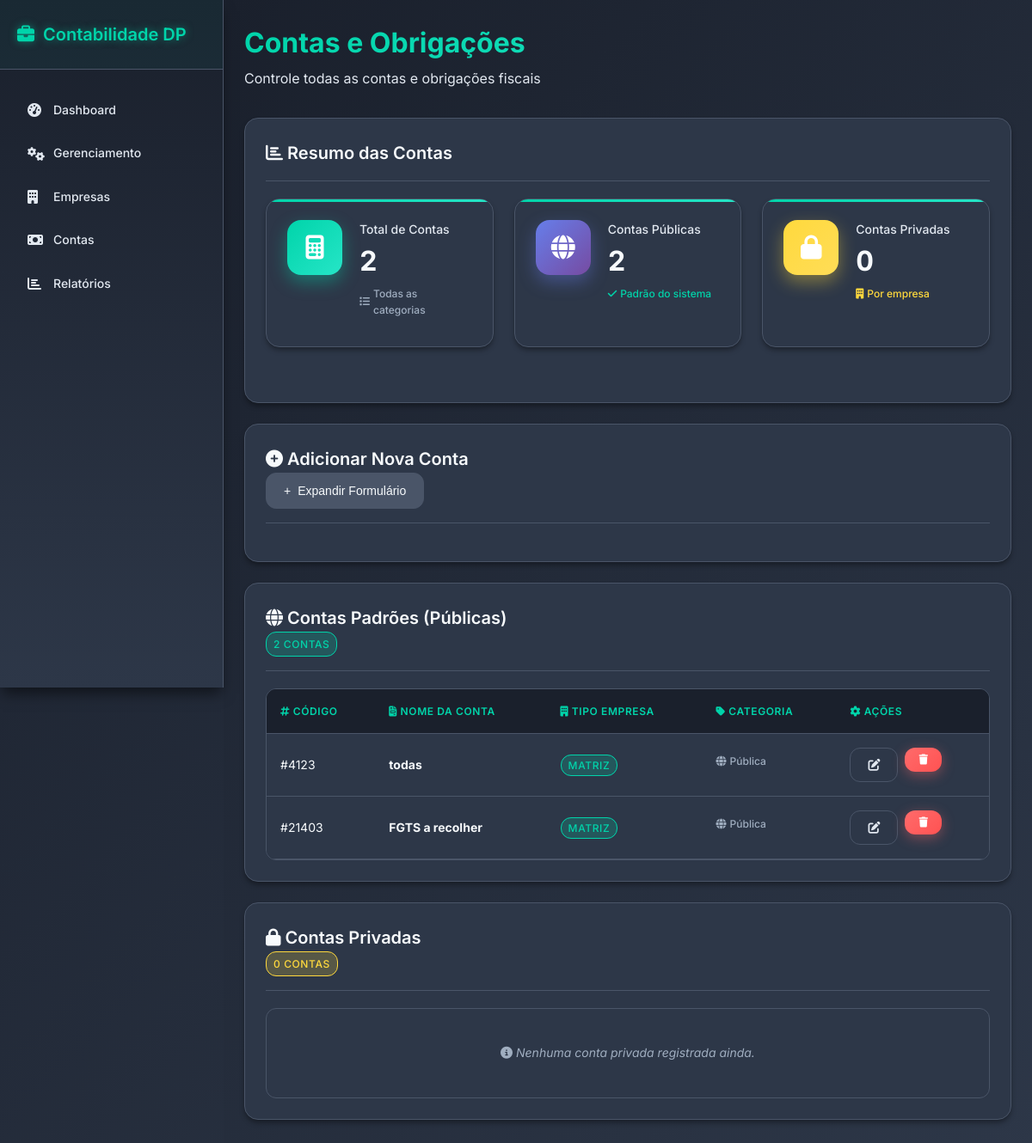
Page /accounts on the earlier database version.
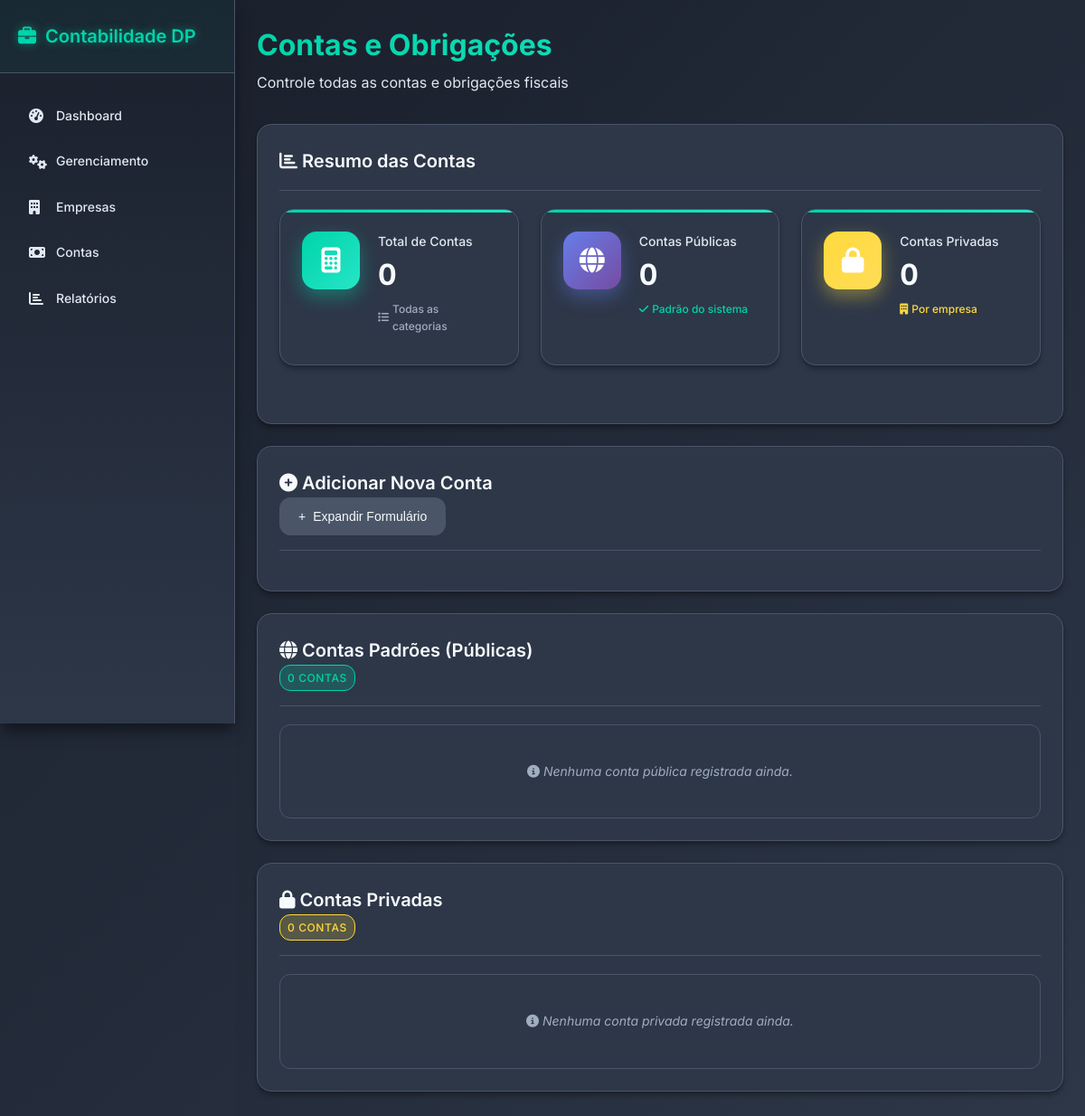
Same page on the later database version.
### tables this page shows
CREATE TABLE contas_modelos (
    id INTEGER PRIMARY KEY AUTOINCREMENT ,
    conta_nome VARCHAR(60) DEFAULT "RANDOM" UNIQUE,
    conta_codigo VARCHAR(10) NOT NULL UNIQUE,
    conta_tipo VARCHAR(15) DEFAULT "MATRIZ"
);

### routes/accounts.py (the view)
@accounts_bp.route("/accounts", methods=["GET"])
def return_page():
    accounts, accounts_privadas = Accounts.return_accounts()
    return render_template("accounts.html", contas=accounts, contas_privadas=accounts_privadas)

### utils/db_comands.py (called while the page is built)
def execute_command(command, value=None):
    conn = sqlite3.connect(CAMINHO_DB, timeout=30, check_same_thread=False)
    conn.row_factory = sqlite3.Row
    conn.execute("PRAGMA journal_mode=WAL;")
    conn.execute("PRAGMA busy_timeout = 5000;")
    cursor = conn.cursor()
    try:
        if value is None:
            cursor.execute(command)
        else:
            cursor.execute(command, value)
        if command.strip().upper().startswith("SELECT"):
            rows = cursor.fetchall()
            return [dict(row) for row in rows]
        else:
            conn.commit()
            return cursor.lastrowid
    finally:
        cursor.close()
        conn.close()

### utils/func_accounts.py (called while the page is built)
    @staticmethod
    def return_accounts():
        contas = execute_command("SELECT * FROM contas_modelos")
        contas_privadas = execute_command("SELECT * FROM contas_privadas")
        return contas, contas_privadas

### templates/accounts.html (shortened to what this page needs)
{% extends "base.html" %}
{% block content %}
<section id="contas" class="tab-content active">
  <div class="page-header">
    <h1>Contas e Obrigações</h1>
    <p>Controle todas as contas e obrigações fiscais</p>
  </div>
  <div class="content-card">
    <div class="card-header"><h3><i class="fas fa-chart-bar"></i> Resumo das Contas</h3></div>
    <div class="dashboard-grid" style="grid-template-columns: repeat(auto-fit, minmax(250px, 1fr));">
      <div class="metric-card">
        <div class="metric-icon contas"><i class="fas fa-calculator"></i></div>
        <div class="metric-content">
          <h3>Total de Contas</h3>
          <div class="metric-value">{{ (contas|length if contas else 0) + (contas_privadas|length if contas_privadas else 0) }}</div>
          <div class="metric-change neutral"><i class="fas fa-list"></i> Todas as categorias</div>
        </div>
      </div>
      <div class="metric-card">
        <div class="metric-icon empresas"><i class="fas fa-globe"></i></div>
        <div class="metric-content">
          <h3>Contas Públicas</h3>
          <div class="metric-value">{{ contas|length if contas else 0 }}</div>
          <div class="metric-change positive"><i class="fas fa-check"></i> Padrão do sistema</div>
        </div>
      </div>
      <div class="metric-card">
        <div class="metric-icon pendentes"><i class="fas fa-lock"></i></div>
        <div class="metric-content">
          <h3>Contas Privadas</h3>
          <div class="metric-value">{{ contas_privadas|length if contas_privadas else 0 }}</div>
          <div class="metric-change warning"><i class="fas fa-building"></i> Por empresa</div>
        </div>
      </div>
    </div>
  </div>
  <div class="content-card">
    <div class="card-header">
      <h3><i class="fas fa-plus-circle"></i> Adicionar Nova Conta</h3>
      <div class="card-actions">
        <button type="button" class="btn btn-secondary" onclick="toggleForm('contaFormContainer')">
          <span id="toggle-icon-contaFormContainer">+</span> Expandir Formulário
        </button>
      </div>
    </div>
  </div>
  <div class="content-card">
    <div class="card-header">
      <h3><i class="fas fa-globe"></i> Contas Padrões (Públicas)</h3>
      <div class="card-actions">
        <span class="status-badge status-active">{{ contas|length if contas else 0 }} contas</span>
      </div>
    </div>
    <div class="table-container">
      {% if contas %}
      <table class="data-table">
        <thead>
          <tr>
            <th><i class="fas fa-hashtag"></i> Código</th>
            <th><i class="fas fa-file-invoice"></i> Nome da Conta</th>
            <th><i class="fas fa-building"></i> Tipo Empresa</th>
            <th><i class="fas fa-tag"></i> Categoria</th>
            <th><i class="fas fa-cog"></i> Ações</th>
          </tr>
        </thead>
        <tbody>
          {% for conta in contas %}
          <tr>
            <td>#{{ conta.conta_codigo }}</td>
            <td><strong>{{ conta.conta_nome }}</strong></td>
            <td>
              <span class="status-badge {% if conta.conta_tipo == 'Matriz' %}status-active{% else %}status-pending{% endif %}">
                {{ conta.conta_tipo }}
              </span>
            </td>
            <td><span class="metric-change neutral"><i class="fas fa-globe"></i> Pública</span></td>
            <td>
              <div class="card-actions">
                <button type="button" class="btn btn-outline" data-toggle-edit="editForm-publica-{{ conta.conta_codigo }}">
                  <i class="fas fa-edit"></i>
                </button>
                <form action="{{ url_for('accounts.delete_account') }}" method="post" style="display:inline;" onsubmit="return confirm('Tem certeza que deseja excluir esta conta?');">
                  <button type="submit" class="btn btn-danger"><i class="fas fa-trash"></i></button>
                </form>
              </div>
            </td>
          </tr>
          {% endfor %}
        </tbody>
      </table>
      {% else %}
      <p class="info-text"><i class="fas fa-info-circle"></i> Nenhuma conta pública registrada ainda.</p>
      {% endif %}
    </div>
  </div>
  <div class="content-card">
    <div class="card-header">
      <h3><i class="fas fa-lock"></i> Contas Privadas</h3>
      <div class="card-actions">
        <span class="status-badge status-pending">{{ contas_privadas|length if contas_privadas else 0 }} contas</span>
      </div>
    </div>
    <div class="table-container">
      {% if contas_privadas %}
      <table class="data-table">
        <thead>
          <tr>
            <th><i class="fas fa-building"></i> ID Empresa</th>
            <th><i class="fas fa-hashtag"></i> Código</th>
            <th><i class="fas fa-file-invoice"></i> Nome da Conta</th>
            <th><i class="fas fa-building"></i> Tipo Empresa</th>
            <th><i class="fas fa-tag"></i> Categoria</th>
            <th><i class="fas fa-cog"></i> Ações</th>
          </tr>
        </thead>
        <tbody>
          {% for conta in contas_privadas %}
          <tr>
            <td>{{ conta.empresa_id }}</td>
            <td>#{{ conta.conta_codigo }}</td>
            <td><strong>{{ conta.conta_nome }}</strong></td>
            <td>
              <span class="status-badge {% if conta.conta_tipo == 'Matriz' %}status-active{% else %}status-pending{% endif %}">
                {{ conta.conta_tipo }}
              </span>
            </td>
            <td><span class="metric-change warning"><i class="fas fa-lock"></i> Privada</span></td>
            <td>
              <div class="card-actions">
                <button type="button" class="btn btn-outline" data-toggle-edit="editForm-privada-{{ conta.empresa_id }}-{{ conta.conta_codigo }}">
                  <i class="fas fa-edit"></i>
                </button>
                <form action="{{ url_for('accounts.delete_account') }}" method="post" style="display:inline;" onsubmit="return confirm('Tem certeza que deseja excluir esta conta privada?');">
                  <input type="hidden" name="empresa_id" value="{{ conta.empresa_id }}">
                  <input type="hidden" name="id" value="{{ conta.conta_codigo }}">
                  <button type="submit" class="btn btn-danger"><i class="fas fa-trash"></i></button>
                </form>
              </div>
            </td>
          </tr>
          <tr id="editForm-privada-{{ conta.empresa_id }}-{{ conta.conta_codigo }}" class="edit-form-row hidden">
            <td colspan="6" class="edit-form-container">
              <div class="card-header">
                <h4><i class="fas fa-edit"></i> Editando: {{ conta.conta_nome }} (ID Empresa: {{ conta.empresa_id }})</h4>
              </div>
              <form action="{{ url_for('accounts.edit_account') }}" method="post" class="form-grid">
                <input type="hidden" name="original_codigo" value="{{ conta.conta_codigo }}">
                <input type="hidden" name="original_empresa_id" value="{{ conta.empresa_id }}">
                <input type="hidden" name="tipo_conta" value="privada">
                <div class="form-group">
                  <label for="edit_empresa_id_{{ conta.empresa_id }}_{{ conta.conta_codigo }}">ID Empresa</label>
                  <input type="text" id="edit_empresa_id_{{ conta.empresa_id }}_{{ conta.conta_codigo }}" name="empresa_id" value="{{ conta.empresa_id }}" required>
                </div>
                <div class="form-group">
                  <label for="edit_codigo_{{ conta.empresa_id }}_{{ conta.conta_codigo }}">Código</label>
                  <input type="number" id="edit_codigo_{{ conta.empresa_id }}_{{ conta.conta_codigo }}" name="codigo" value="{{ conta.conta_codigo }}" required>
                </div>
                <div class="form-group">
                  <label for="edit_conta_{{ conta.empresa_id }}_{{ conta.conta_codigo }}">Nome da Conta</label>
                  <input type="text" id="edit_conta_{{ conta.empresa_id }}_{{ conta.conta_codigo }}" name="conta" value="{{ conta.conta_nome }}" required>
                </div>
                <div class="form-group">
                  <label for="edit_tipo_{{ conta.empresa_id }}_{{ conta.conta_codigo }}">Tipo Empresa</label>
                  <select id="edit_tipo_{{ conta.empresa_id }}_{{ conta.conta_codigo }}" name="tipo">
                    <option value="Matriz" {% if conta.conta_tipo == 'Matriz' %}selected{% endif %}>Matriz</option>
                    <option value="Filial" {% if conta.conta_tipo == 'Filial' %}selected{% endif %}>Filial</option>
                  </select>
                </div>
                <div class="form-actions">
                  <button type="submit" class="btn btn-primary">
                    <i class="fas fa-save"></i> Salvar Alterações
                  </button>
                  <button type="button" class="btn btn-secondary" data-cancel-edit="editForm-privada-{{ conta.empresa_id }}-{{ conta.conta_codigo }}">
                    <i class="fas fa-times"></i> Cancelar
                  </button>
                </div>
              </form>
            </td>
          </tr>
          {% endfor %}
        </tbody>
      </table>
      {% else %}
      <p class="info-text"><i class="fas fa-info-circle"></i> Nenhuma conta privada registrada ainda.</p>
      {% endif %}
    </div>
  </div>
</section>
{% endblock %}

### templates/base.html (shortened to what this page needs)
<!DOCTYPE html>
<html lang="pt-BR">
<head>
  <link rel="stylesheet" href="{{ url_for('static', filename='style.css') }}">
  <link rel="stylesheet" href="https://cdnjs.cloudflare.com/ajax/libs/font-awesome/6.4.2/css/all.min.css">
</head>
<body>
  <div class="app-container">
    <nav class="sidebar">
      <div class="sidebar-header">
        <h2><i class="fas fa-briefcase"></i>Contabilidade DP</h2>
      </div>
      <ul class="nav-menu">
        <li class="nav-item {% if aba == 'dashboard' %}active{% endif %}">
          <a href="{{ url_for('dashboard.return_dashboard') }}"><i class="fas fa-tachometer-alt"></i> Dashboard</a>
        </li>
        <li class="nav-item {% if aba == 'gerenciamento' %}active{% endif %}">
          <a href="{{ url_for('gerenciamento.return_page') }}"><i class="fas fa-cogs"></i> Gerenciamento</a>
        </li>
        <li class="nav-item {% if aba == 'empresas' %}active{% endif %}">
          <a href="{{ url_for('empresas.return_page') }}"><i class="fas fa-building"></i> Empresas</a>
        </li>
        <li class="nav-item {% if aba == 'contas' %}active{% endif %}">
          <a href="{{ url_for('accounts.return_page') }}"><i class="fas fa-money-bill"></i> Contas</a>
        </li>
        <li class="nav-item {% if aba == 'relatorios' %}active{% endif %}">
          <a href="{{ url_for('relatorios.return_page') }}"><i class="fas fa-chart-bar"></i> Relatórios</a>
        </li>
      </ul>
    </nav>
    <main class="main-content">
      {% block content %}{% endblock %}
    </main>
  </div>
</body>
</html>

Differences in the rows shown:
removed contas_modelos: conta_codigo "4123", conta_nome "todas", conta_tipo "MATRIZ"
removed contas_modelos: conta_codigo "21403", conta_nome "FGTS a recolher", conta_tipo "MATRIZ"
Other differences:
{{ contas|length if contas else 0 }}: "2" → "0"
text no longer shown: "2 CÓDIGO NOME DA CONTA TIPO EMPRESA CATEGORIA AÇÕES"
text now shown: "0 Nenhuma conta pública registrada ainda."
